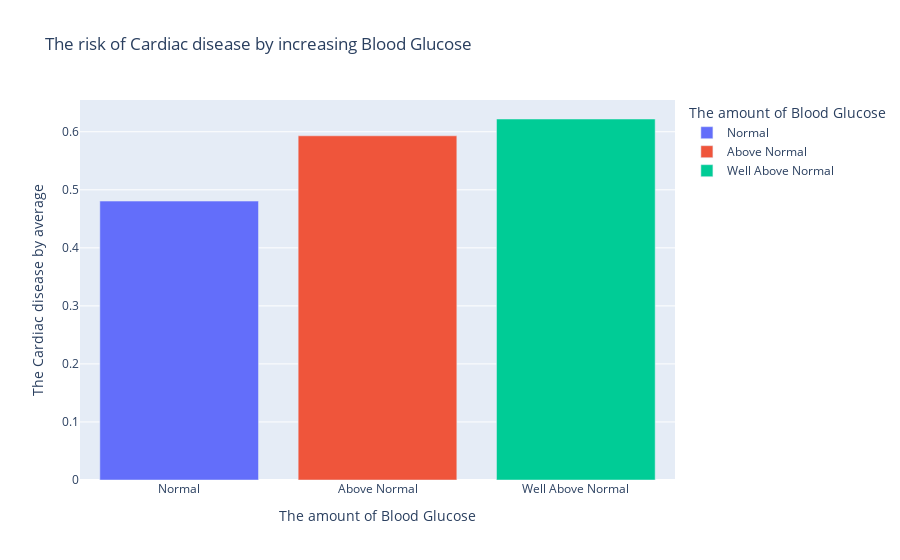

Write notebook code for a chart like this one.
### Code cell
age_chol = pd.DataFrame({
    'The Cardiac disease by average' : heart.groupby('gluc')['cardio'].mean(numeric_only=True),
    'The amount of Blood Glucose' : ['Normal', 'Above Normal', 'Well Above Normal']
})
px.bar(age_chol, 'The amount of Blood Glucose', 'The Cardiac disease by average',
       color='The amount of Blood Glucose', title='The risk of Cardiac disease by increasing Blood Glucose')

### Figure 1 — Plotly figure (JSON) as saved in the notebook; plotly's stock layout.template omitted (floating-point values rounded to 4 significant figures)
{"data": [{"alignmentgroup": "True", "hovertemplate": "The amount of Blood Glucose=%{x}<br>The Cardiac disease by average=%{y}<extra></extra>", "legendgroup": "Normal", "marker": {"color": "#636efa", "pattern": {"shape": ""}}, "name": "Normal", "offsetgroup": "Normal", "orientation": "v", "showlegend": true, "textposition": "auto", "type": "bar", "x": ["Normal"], "xaxis": "x", "y": [0.4806], "yaxis": "y"}, {"alignmentgroup": "True", "hovertemplate": "The amount of Blood Glucose=%{x}<br>The Cardiac disease by average=%{y}<extra></extra>", "legendgroup": "Above Normal", "marker": {"color": "#EF553B", "pattern": {"shape": ""}}, "name": "Above Normal", "offsetgroup": "Above Normal", "orientation": "v", "showlegend": true, "textposition": "auto", "type": "bar", "x": ["Above Normal"], "xaxis": "x", "y": [0.5931], "yaxis": "y"}, {"alignmentgroup": "True", "hovertemplate": "The amount of Blood Glucose=%{x}<br>The Cardiac disease by average=%{y}<extra></extra>", "legendgroup": "Well Above Normal", "marker": {"color": "#00cc96", "pattern": {"shape": ""}}, "name": "Well Above Normal", "offsetgroup": "Well Above Normal", "orientation": "v", "showlegend": true, "textposition": "auto", "type": "bar", "x": ["Well Above Normal"], "xaxis": "x", "y": [0.622], "yaxis": "y"}], "layout": {"barmode": "relative", "legend": {"title": {"text": "The amount of Blood Glucose"}, "tracegroupgap": 0}, "title": {"text": "The risk of Cardiac disease by increasing Blood Glucose"}, "xaxis": {"anchor": "y", "categoryarray": ["Normal", "Above Normal", "Well Above Normal"], "categoryorder": "array", "domain": [0, 1], "title": {"text": "The amount of Blood Glucose"}}, "yaxis": {"anchor": "x", "domain": [0, 1], "title": {"text": "The Cardiac disease by average"}}}}
